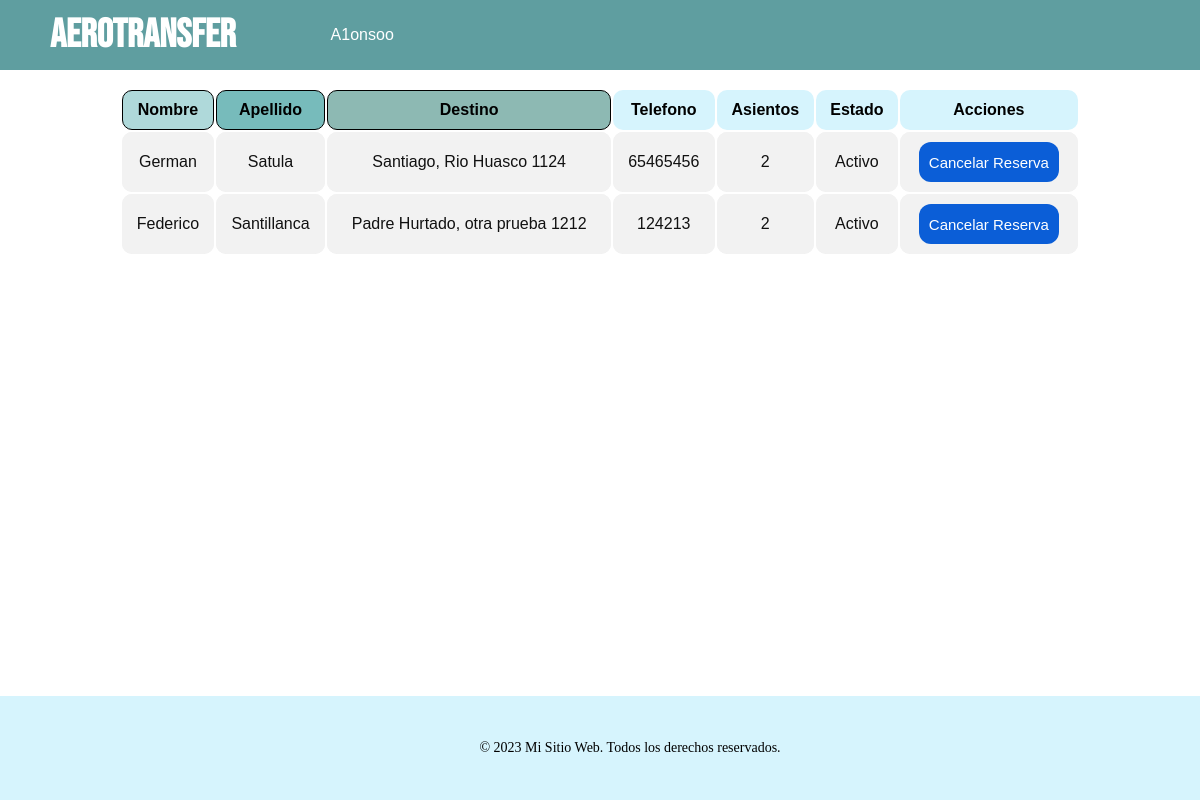
Screenshot of /reservasActuales/ (signed in) with the database file from the repository.
### app/models.py (models this page shows, shortened)
class Reserva(models.Model):
    id_reserva = models.AutoField(primary_key=True)
    destino = models.CharField(max_length=120, verbose_name="Destino")
    nombre= models.CharField(max_length=20, verbose_name="Nombre")
    apellido= models.CharField(max_length=20, verbose_name="Apellido")
    telefono= models.IntegerField()
    conductor= models.ForeignKey(Conductor, on_delete=models.CASCADE)
    asientos = models.IntegerField(validators=[MinValueValidator(1), MaxValueValidator(15)])
    correo= models.EmailField()
    fecha_reserva = models.CharField(max_length=50)
    estado= models.BooleanField()

### app/views.py (the view)
# urls.py: path('reservasActuales/', views.reservas_actuales, name='ReservasActuales'),
@login_required(login_url='/accounts/login/')
def reservas_actuales(request):
    try:
        datos={}
        conductor=Conductor.objects.get(username=request.user)
        datos['reserva']=Reserva.objects.filter(conductor=conductor, estado=True)
        datos['existe']=1
        return render(request, 'Reservas_Actuales.html',datos)
    except:
        datos['existe']=0
        return render(request, 'Reservas_Actuales.html',datos)

### app/templates/Reservas_Actuales.html (shortened to what this page needs)
<!DOCTYPE html>
<html lang="es">
<head>
    {% load static %}
    <link rel="stylesheet" href="{% static 'css/listastyle.css' %}">
</head>
<body>
    {% load static %}
    <header class="headerMenu">
        <br>
        <h1><a href="{% url 'home' %}" style="margin-left: 0px;">AeroTransfer</a></h1>
        <nav>
            {% if user.is_authenticated %}
                <a href="{% url 'perfilConductor' %}" style="text-align: right;">{{user.username}}</a>
            {% else %}
                <a href="{% url 'login' %}" >Login</a>
                <a href="{% url 'registro' %}" >Registro</a>
            {% endif %}
        </nav>
    </header>
    <br>
    {% if existe is 1 %}
    <main>
        <table class="table">
            <thead>
                <tr>
                    <th>Nombre</th>
                    <th>Apellido</th>
                    <th>Destino</th>
                    <th>Telefono</th>
                    <th>Asientos</th>
                    <th>Estado</th>
                    <th>Acciones</th>
                </tr>
            </thead>
            <tbody>
                {% for reservas in reserva %}
                <tr>
                    <form method="post" action="/reservaTransfer/">
                    <td>{{reservas.nombre}}</td>
                    <td>{{reservas.apellido}}</td>
                    <td>{{reservas.destino}}</td>
                    <td>{{reservas.telefono}}</td>
                    <td>{{reservas.asientos}}</td>
                    {% if reservas.estado is True%}
                    <td>Activo</td>
                    {% endif %}
                    <td><button type="submit" class="boton">Cancelar Reserva</button></td>
                </tr>
                {% endfor %}
            </tbody>
            {% else %}
            <div class="card" style="margin-top: 10%;">
                <h1 style="text-align: center;">No tienes ninguna reserva activa actualmente</h1>
                <h3 style="text-align: center;">¡Cuando tengas una reserva te avisaremos!</h3>
            </div>
            {% endif %}
        </table>
    </main>
    <br>
</body>
<footer>
    <div class="footer-content">
        <p>© 2023 Mi Sitio Web. Todos los derechos reservados.</p>
    </div>
</footer>

### app/static/css/listastyle.css (style rules this page uses)
body { font-size: 16px; background-image: url(../img/fondo.png); background-size: cover; background-repeat: no-repeat; height: 100vh; margin: 0; }
@media (max-width: 1900px) { body { height: 100vh; } }
.headerMenu { display: flex; height: 50px; background-color: cadetblue; align-items: center; padding: 10px; }
a { font-family: Arial, Helvetica, sans-serif; text-decoration: none; color: black; }
.headerMenu h1 { display: flex; margin: 10px 40px ; font-family: 'Bebas Neue', sans-serif; font-size: 40px; color: white; text-align: center; justify-content: center; align-items: center; }
.headerMenu h1 a { display: flex; margin: 10px 40px ; font-family: 'Bebas Neue', sans-serif; font-size: 40px; color: white; text-align: center; justify-content: center; align-items: center; }
.headerMenu nav a { font-family: Arial, Helvetica, sans-serif; justify-content: space-between; padding: 15px; text-decoration: none; color: white; }
.table { width: 80%; margin-bottom: 2px; margin-left: 10%; margin-right: 10%; }
th, td { background-color: rgb(214, 244, 253); text-align: center; padding: 10px; border-radius: 10px; font-family: Arial, Helvetica, sans-serif; }
tbody, td { font-family: Arial, Helvetica, sans-serif; background-color: #f2f2f2; color: #111; padding: 10px; border-radius: 10px; }
th:nth-child(1) { background-color: rgb(175, 217, 218); border: 1px solid black; }
th:nth-child(2) { background-color: rgb(119, 187, 187); border: 1px solid black; }
th:nth-child(3) { background-color: rgb(141, 185, 179); border: 1px solid black; }
.boton { text-align: center; background-color: #0B5ED7; border: #0B5ED7; padding: 10px; font-size: 15px; color: white; border-radius: 12px; height: 40px; }
footer { bottom: 0; position: fixed; margin: auto; background-color:rgb(214, 244, 253); padding: 30px; text-align: center; width: 100%; }
.footer-content { color: black; font-size: 14px; }

### rows the page displays
Reserva: nombre "German", apellido "Satula", destino "Santiago, Rio Huasco 1124", telefono "65465456", asientos "2", estado "Activo"
Reserva: nombre "Federico", apellido "Santillanca", destino "Padre Hurtado, otra prueba 1212", telefono "124213", asientos "2", estado "Activo"

### other values shown
{{ user.username }} "A1onsoo"
